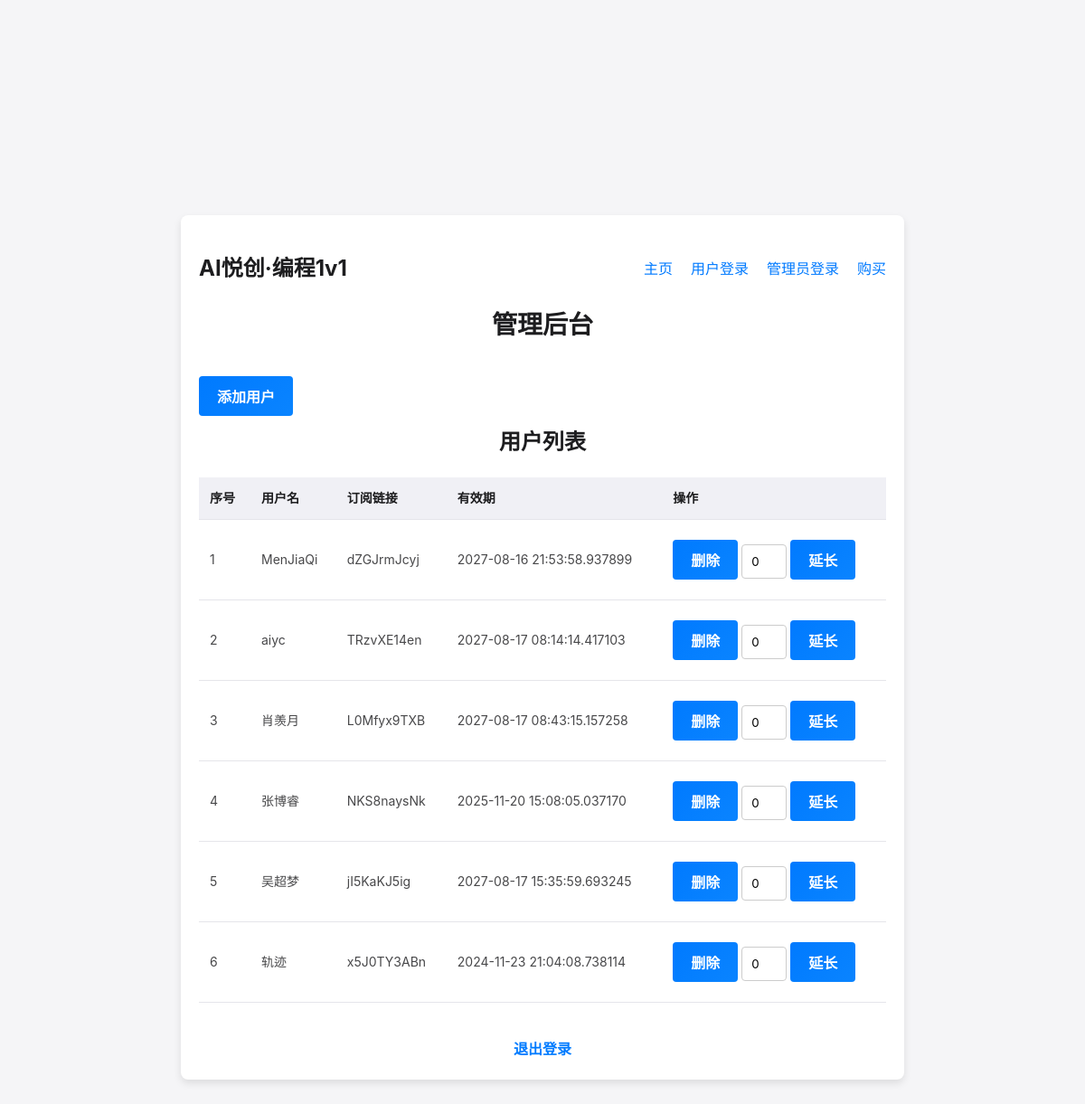
/admin (signed in), run on the app's committed database.
### app.py (models this page shows, shortened)
class User(db.Model):
    id = db.Column(db.Integer, primary_key=True)
    username = db.Column(db.String(150), nullable=False, unique=True)
    password = db.Column(db.String(150), nullable=False)
    expiration_date = db.Column(db.DateTime, nullable=True)
    subscription_link = db.Column(db.String(200), nullable=True, unique=True)

### app.py (the view, shortened to what this page needs)
@app.route('/admin', methods=['GET', 'POST'])
@admin_login_required
def admin():
    users = User.query.all()
    return render_template('admin.html', users=enumerate(users, start=1))

### app.py (called while the page is built)
def admin_login_required(f):
    @wraps(f)
    def decorated_function(*args, **kwargs):
        if 'admin_logged_in' not in session:
            flash("请先登录", "danger")
            return redirect(url_for('login'))
        return f(*args, **kwargs)
    return decorated_function

### templates/admin.html (shortened to what this page needs)
<!DOCTYPE html>
<html lang="en">
<head>
    <link rel="stylesheet" href="{{ url_for('static', filename='base.css') }}">
    <link rel="stylesheet" href="{{ url_for('static', filename='admin.css') }}">
</head>
<body>
<div class="container">
    <nav class="navbar">
        <a href="{{ url_for('index') }}" class="logo">AI悦创·编程1v1</a>
        <ul class="nav-links">
            <li><a href="{{ url_for('index') }}">主页</a></li>
            <li><a href="{{ url_for('user_login') }}">用户登录</a></li>
            <li><a href="{{ url_for('login') }}">管理员登录</a></li>
            <li><a href="{{ url_for('purchase') }}">购买</a></li>
        </ul>
    </nav>
    <h1>管理后台</h1>
    <button id="addUserButton" class="btn">添加用户</button>
    <h2>用户列表</h2>
    <div class="table-container">
        <table>
            <thead>
            <tr>
                <th>序号</th>
                <th>用户名</th>
                <th>订阅链接</th>
                <th>有效期</th>
                <th>操作</th>
            </tr>
            </thead>
            <tbody>
            {% for index, user in users %}
                <tr>
                    <td>{{ index }}</td>
                    <td>{{ user.username }}</td>
                    <td>{{ user.subscription_link }}</td>
                    <td>{{ user.expiration_date }}</td>
                    <td>
                        <form method="post" style="display: inline;">
                            <button type="submit">删除</button>
                        </form>
                        <form method="post" style="display: inline;">
                            <input type="number" name="additional_days" value="0" style="width: 50px;">
                            <button type="submit">延长</button>
                        </form>
                    </td>
                </tr>
            {% endfor %}
            </tbody>
        </table>
    </div>
    <a href="{{ url_for('logout') }}" class="logout">退出登录</a>
</div>
</body>
</html>

### static/base.css (style rules this page uses)
* { margin: 0; padding: 0; box-sizing: border-box; font-family: -apple-system, BlinkMacSystemFont, "Segoe UI", Roboto, "Helvetica Neue", Arial, sans-serif; }
body { background-color: #f5f5f7; color: #333; display: flex; justify-content: center; align-items: center; min-height: 100vh; line-height: 1.6; }
.container { width: 100%; max-width: 800px; padding: 20px; background-color: #ffffff; border-radius: 16px; box-shadow: 0 4px 12px rgba(0, 0, 0, 0.1); }
h1 { font-size: 28px; margin-bottom: 24px; color: #1d1d1f; font-weight: 600; text-align: center; }
button { padding: 12px; border: none; border-radius: 8px; font-size: 16px; font-weight: 600; color: #fff; background: linear-gradient(135deg, #007aff, #0a84ff); cursor: pointer; transition: background 0.3s ease; margin: 8px 0; }
.navbar { display: flex; justify-content: space-between; align-items: center; padding: 20px 0; }
.navbar .logo { font-size: 24px; font-weight: bold; color: #1d1d1f; text-decoration: none; }
.navbar .nav-links { list-style: none; display: flex; margin: 0; }
.navbar .nav-links li { margin-left: 20px; }
.navbar .nav-links a { text-decoration: none; color: #007aff; font-weight: 500; transition: color 0.3s; }

### static/admin.css (style rules this page uses)
body { font-family: Arial, sans-serif; background-color: #f5f5f7; color: #333; margin: 0; padding: 0; overflow-y: scroll; }
.container { max-width: 800px; margin: 0 auto; padding: 20px; background-color: #fff; border-radius: 8px; box-shadow: 0 4px 8px rgba(0, 0, 0, 0.1); position: relative; z-index: 1; }
h1, h2 { color: #1d1d1f; text-align: center; }
button { background-color: #007bff; color: #fff; border: none; padding: 10px 20px; margin: 10px 0; cursor: pointer; font-size: 16px; border-radius: 4px; transition: background-color 0.3s ease; }
.table-container { max-height: 600px; overflow-y: auto; margin-top: 20px; position: relative; }
table { width: 100%; border-collapse: collapse; font-size: 14px; }
thead th { position: sticky; top: 0; background-color: #f0f0f5; z-index: 1; }
tbody td { background-color: #fff; color: #48484a; }
th, td { padding: 12px; border-bottom: 1px solid #e5e5ea; text-align: left; }
th { font-weight: 600; color: #1d1d1f; }
input[type="text"], input[type="password"], input[type="number"] { width: 100%; padding: 10px; margin: 8px 0; border: 1px solid #ccc; border-radius: 4px; box-sizing: border-box; }
a.logout { display: block; text-align: center; color: #007bff; text-decoration: none; margin-top: 20px; font-weight: bold; }
html { height: 100%; }

### data on the page
User: index "1", username "MenJiaQi", subscription_link "dZGJrmJcyj", expiration_date "2027-08-16 21:53:58.937899"
User: index "2", username "aiyc", subscription_link "TRzvXE14en", expiration_date "2027-08-17 08:14:14.417103"
User: index "3", username "肖羡月", subscription_link "L0Mfyx9TXB", expiration_date "2027-08-17 08:43:15.157258"
User: index "4", username "张博睿", subscription_link "NKS8naysNk", expiration_date "2025-11-20 15:08:05.037170"
User: index "5", username "吴超梦", subscription_link "jI5KaKJ5ig", expiration_date "2027-08-17 15:35:59.693245"
User: index "6", username "轨迹", subscription_link "x5J0TY3ABn", expiration_date "2024-11-23 21:04:08.738114"
